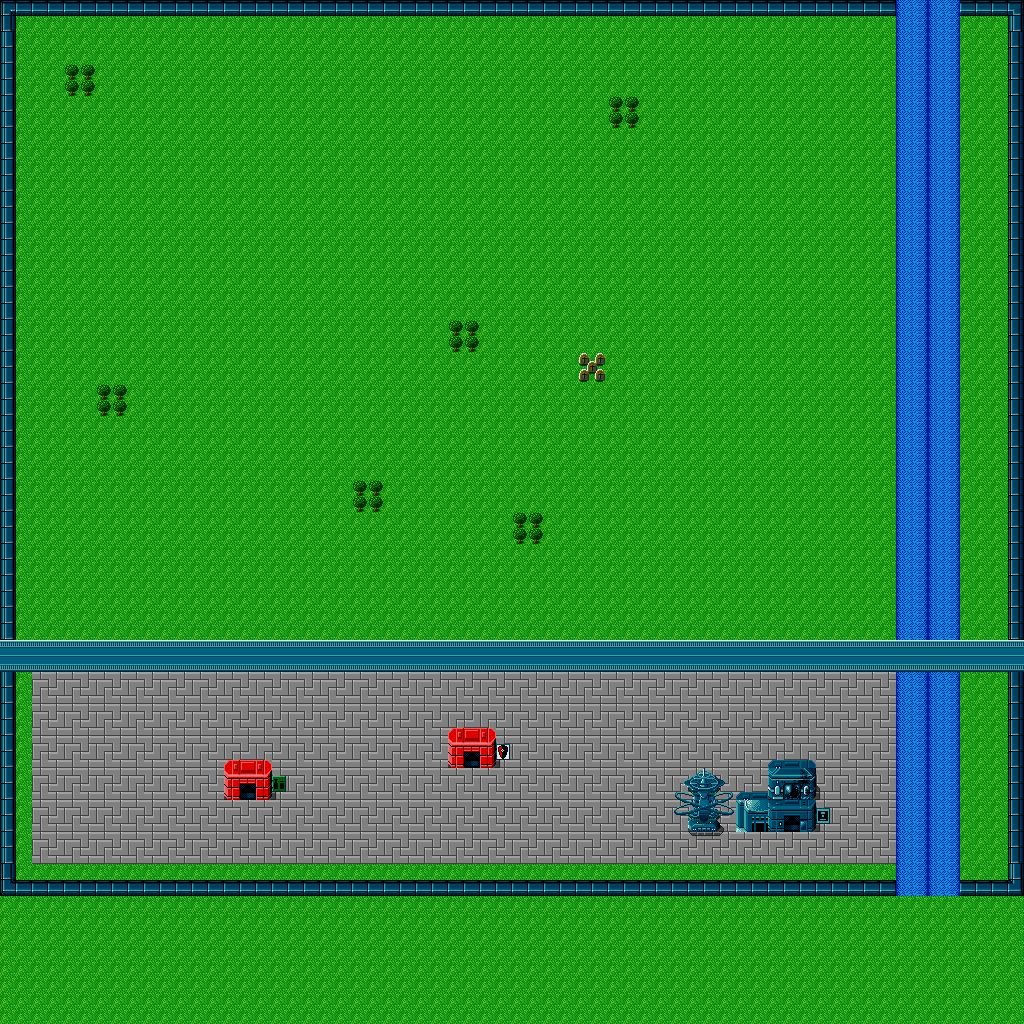

This game map was drawn from its Tiled (.tmx) file and the tilesets committed beside it. A one-line description and the full map source follow:
An orthogonal 32x32 tile map with 32x32 px tiles, 1 tile layer (Tile Layer 1).

<map version="1.0" orientation="orthogonal" renderorder="right-down" width="32" height="32" tilewidth="32" tileheight="32">
 <tileset firstgid="1" name="ps2-town-tiles" tilewidth="32" tileheight="32" spacing="2">
  <image source="ps2-town-tiles.png" width="270" height="406" />
 </tileset>
 <layer name="Tile Layer 1" width="32" height="32">
  <data encoding="csv">
67,60,60,60,60,60,60,60,60,60,60,60,60,60,60,60,60,60,60,60,60,60,60,60,60,60,60,60,72,72,60,68,
70,35,35,35,35,35,35,35,35,35,35,35,35,35,35,35,35,35,35,35,35,35,35,35,35,35,35,35,72,72,35,69,
70,35,28,35,35,35,35,35,35,35,35,35,35,35,35,35,35,35,35,35,35,35,35,35,35,35,35,35,72,72,35,69,
70,35,35,35,35,35,35,35,35,35,35,35,35,35,35,35,35,35,35,28,35,35,35,35,35,35,35,35,72,72,35,69,
70,35,35,35,35,35,35,35,35,35,35,35,35,35,35,35,35,35,35,35,35,35,35,35,35,35,35,35,72,72,35,69,
70,35,35,35,35,35,35,35,35,35,35,35,35,35,35,35,35,35,35,35,35,35,35,35,35,35,35,35,72,72,35,69,
70,35,35,35,35,35,35,35,35,35,35,35,35,35,35,35,35,35,35,35,35,35,35,35,35,35,35,35,72,72,35,69,
70,35,35,35,35,35,35,35,35,35,35,35,35,35,35,35,35,35,35,35,35,35,35,35,35,35,35,35,72,72,35,69,
70,35,35,35,35,35,35,35,35,35,35,35,35,35,35,35,35,35,35,35,35,35,35,35,35,35,35,35,72,72,35,69,
70,35,35,35,35,35,35,35,35,35,35,35,35,35,35,35,35,35,35,35,35,35,35,35,35,35,35,35,72,72,35,69,
70,35,35,35,35,35,35,35,35,35,35,35,35,35,28,35,35,35,35,35,35,35,35,35,35,35,35,35,72,72,35,69,
70,35,35,35,35,35,35,35,35,35,35,35,35,35,35,35,35,35,36,35,35,35,35,35,35,35,35,35,72,72,35,69,
70,35,35,28,35,35,35,35,35,35,35,35,35,35,35,35,35,35,35,35,35,35,35,35,35,35,35,35,72,72,35,69,
70,35,35,35,35,35,35,35,35,35,35,35,35,35,35,35,35,35,35,35,35,35,35,35,35,35,35,35,72,72,35,69,
70,35,35,35,35,35,35,35,35,35,35,35,35,35,35,35,35,35,35,35,35,35,35,35,35,35,35,35,72,72,35,69,
70,35,35,35,35,35,35,35,35,35,35,28,35,35,35,35,35,35,35,35,35,35,35,35,35,35,35,35,72,72,35,69,
70,35,35,35,35,35,35,35,35,35,35,35,35,35,35,35,28,35,35,35,35,35,35,35,35,35,35,35,72,72,35,69,
70,35,35,35,35,35,35,35,35,35,35,35,35,35,35,35,35,35,35,35,35,35,35,35,35,35,35,35,72,72,35,69,
70,35,35,35,35,35,35,35,35,35,35,35,35,35,35,35,35,35,35,35,35,35,35,35,35,35,35,35,72,72,35,69,
70,35,35,35,35,35,35,35,35,35,35,35,35,35,35,35,35,35,35,35,35,35,35,35,35,35,35,35,72,72,35,69,
42,42,42,42,42,42,42,42,42,42,42,42,42,42,42,42,42,42,42,42,42,42,42,42,42,42,42,42,42,42,42,42,
70,45,45,45,45,45,45,45,45,45,45,45,45,45,45,45,45,45,45,45,45,45,45,45,45,45,45,45,72,72,35,69,
70,45,45,45,45,45,45,45,45,45,45,45,45,45,50,51,45,45,45,45,45,45,45,45,45,45,45,45,72,72,35,69,
70,45,45,45,45,45,45,50,51,45,45,45,45,45,48,49,45,45,45,45,45,45,45,45,19,20,45,45,72,72,35,69,
70,45,45,45,45,45,45,48,43,45,45,45,45,45,45,45,45,45,45,45,45,9,10,19,5,4,45,45,72,72,35,69,
70,45,45,45,45,45,45,45,45,45,45,45,45,45,45,45,45,45,45,45,45,11,12,21,17,18,45,45,72,72,35,69,
70,45,45,45,45,45,45,45,45,45,45,45,45,45,45,45,45,45,45,45,45,13,14,45,45,45,45,45,72,72,35,69,
65,71,71,71,71,71,71,71,71,71,71,71,71,71,71,71,71,71,71,71,71,71,71,71,71,71,71,71,72,72,71,66,
35,35,35,35,35,35,35,35,35,35,35,35,35,35,35,35,35,35,35,35,35,35,35,35,35,35,35,35,35,35,35,35,
35,35,35,35,35,35,35,35,35,35,35,35,35,35,35,35,35,35,35,35,35,35,35,35,35,35,35,35,35,35,35,35,
35,35,35,35,35,35,35,35,35,35,35,35,35,35,35,35,35,35,35,35,35,35,35,35,35,35,35,35,35,35,35,35,
35,35,35,35,35,35,35,35,35,35,35,35,35,35,35,35,35,35,35,35,35,35,35,35,35,35,35,35,35,35,35,35
</data>
 </layer>
</map>
